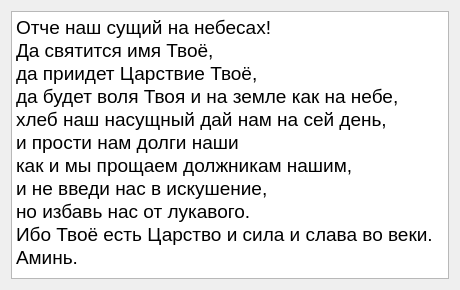
<?xml version="1.0" encoding="UTF-8"?>
<ui version="4.0">
 <class>HelpWindow</class>
 <widget class="QDialog" name="HelpWindow">
  <property name="windowModality">
   <enum>Qt::ApplicationModal</enum>
  </property>
  <property name="geometry">
   <rect>
    <x>0</x>
    <y>0</y>
    <width>460</width>
    <height>290</height>
   </rect>
  </property>
  <property name="sizePolicy">
   <sizepolicy hsizetype="Fixed" vsizetype="Fixed">
    <horstretch>0</horstretch>
    <verstretch>0</verstretch>
   </sizepolicy>
  </property>
  <property name="minimumSize">
   <size>
    <width>460</width>
    <height>290</height>
   </size>
  </property>
  <property name="maximumSize">
   <size>
    <width>460</width>
    <height>290</height>
   </size>
  </property>
  <property name="windowTitle">
   <string>Помощь</string>
  </property>
  <property name="modal">
   <bool>true</bool>
  </property>
  <layout class="QVBoxLayout" name="verticalLayout">
   <item>
    <widget class="QTextBrowser" name="textBrowser">
     <property name="font">
      <font>
       <pointsize>14</pointsize>
      </font>
     </property>
     <property name="html">
      <string>&lt;!DOCTYPE HTML PUBLIC &quot;-//W3C//DTD HTML 4.0//EN&quot; &quot;http://www.w3.org/TR/REC-html40/strict.dtd&quot;&gt;
&lt;html&gt;&lt;head&gt;&lt;meta name=&quot;qrichtext&quot; content=&quot;1&quot; /&gt;&lt;style type=&quot;text/css&quot;&gt;
p, li { white-space: pre-wrap; }
&lt;/style&gt;&lt;/head&gt;&lt;body style=&quot; font-family:'MS Shell Dlg 2'; font-size:14pt; font-weight:400; font-style:normal;&quot;&gt;
&lt;p style=&quot; margin-top:0px; margin-bottom:0px; margin-left:0px; margin-right:0px; -qt-block-indent:0; text-indent:0px;&quot;&gt;Отче наш сущий на небесах! &lt;/p&gt;
&lt;p style=&quot; margin-top:0px; margin-bottom:0px; margin-left:0px; margin-right:0px; -qt-block-indent:0; text-indent:0px;&quot;&gt;Да святится имя Твоё, &lt;/p&gt;
&lt;p style=&quot; margin-top:0px; margin-bottom:0px; margin-left:0px; margin-right:0px; -qt-block-indent:0; text-indent:0px;&quot;&gt;да приидет Царствие Твоё,&lt;/p&gt;
&lt;p style=&quot; margin-top:0px; margin-bottom:0px; margin-left:0px; margin-right:0px; -qt-block-indent:0; text-indent:0px;&quot;&gt;да будет воля Твоя и на земле как на небе,&lt;/p&gt;
&lt;p style=&quot; margin-top:0px; margin-bottom:0px; margin-left:0px; margin-right:0px; -qt-block-indent:0; text-indent:0px;&quot;&gt;хлеб наш насущный дай нам на сей день,&lt;/p&gt;
&lt;p style=&quot; margin-top:0px; margin-bottom:0px; margin-left:0px; margin-right:0px; -qt-block-indent:0; text-indent:0px;&quot;&gt;и прости нам долги наши &lt;/p&gt;
&lt;p style=&quot; margin-top:0px; margin-bottom:0px; margin-left:0px; margin-right:0px; -qt-block-indent:0; text-indent:0px;&quot;&gt;как и мы прощаем должникам нашим,&lt;/p&gt;
&lt;p style=&quot; margin-top:0px; margin-bottom:0px; margin-left:0px; margin-right:0px; -qt-block-indent:0; text-indent:0px;&quot;&gt;и не введи нас в искушение,&lt;/p&gt;
&lt;p style=&quot; margin-top:0px; margin-bottom:0px; margin-left:0px; margin-right:0px; -qt-block-indent:0; text-indent:0px;&quot;&gt;но избавь нас от лукавого.&lt;/p&gt;
&lt;p style=&quot; margin-top:0px; margin-bottom:0px; margin-left:0px; margin-right:0px; -qt-block-indent:0; text-indent:0px;&quot;&gt;Ибо Твоё есть Царство и сила и слава во веки. &lt;/p&gt;
&lt;p style=&quot; margin-top:0px; margin-bottom:0px; margin-left:0px; margin-right:0px; -qt-block-indent:0; text-indent:0px;&quot;&gt;Аминь.&lt;/p&gt;&lt;/body&gt;&lt;/html&gt;</string>
     </property>
    </widget>
   </item>
  </layout>
 </widget>
 <resources/>
 <connections/>
</ui>
